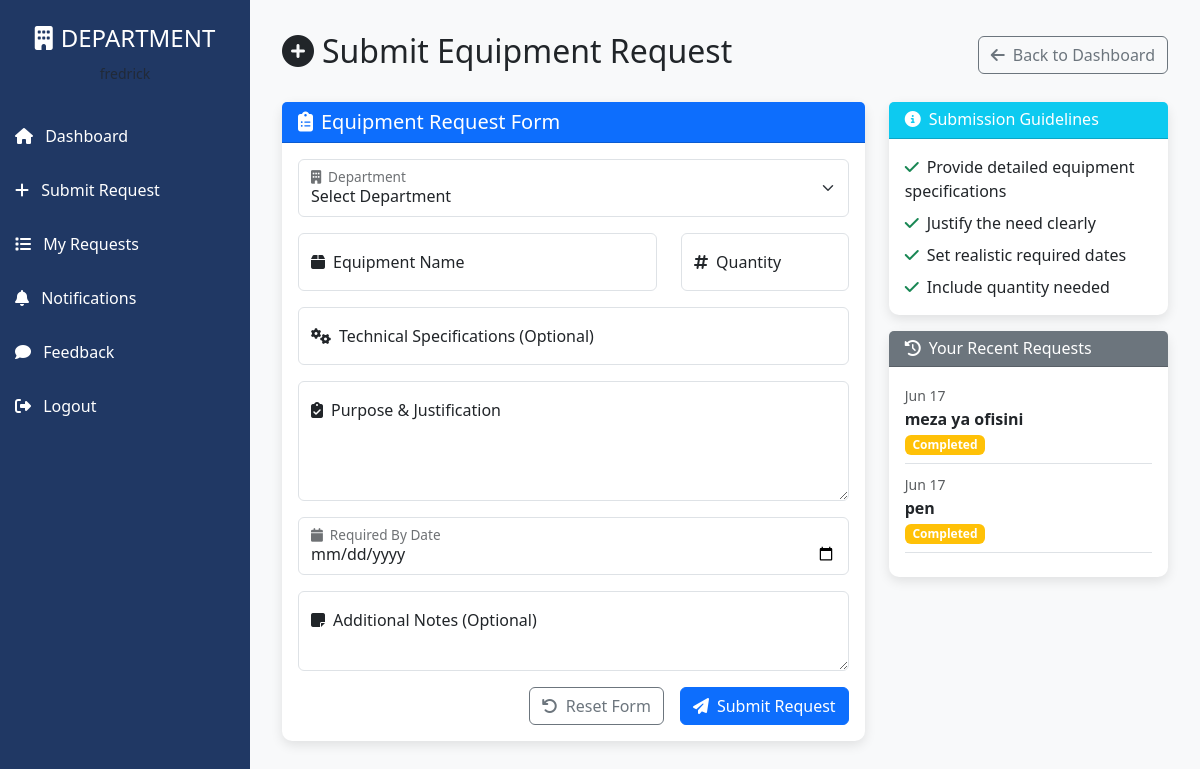
Before: /department/submit/ (signed in) with the older database file.
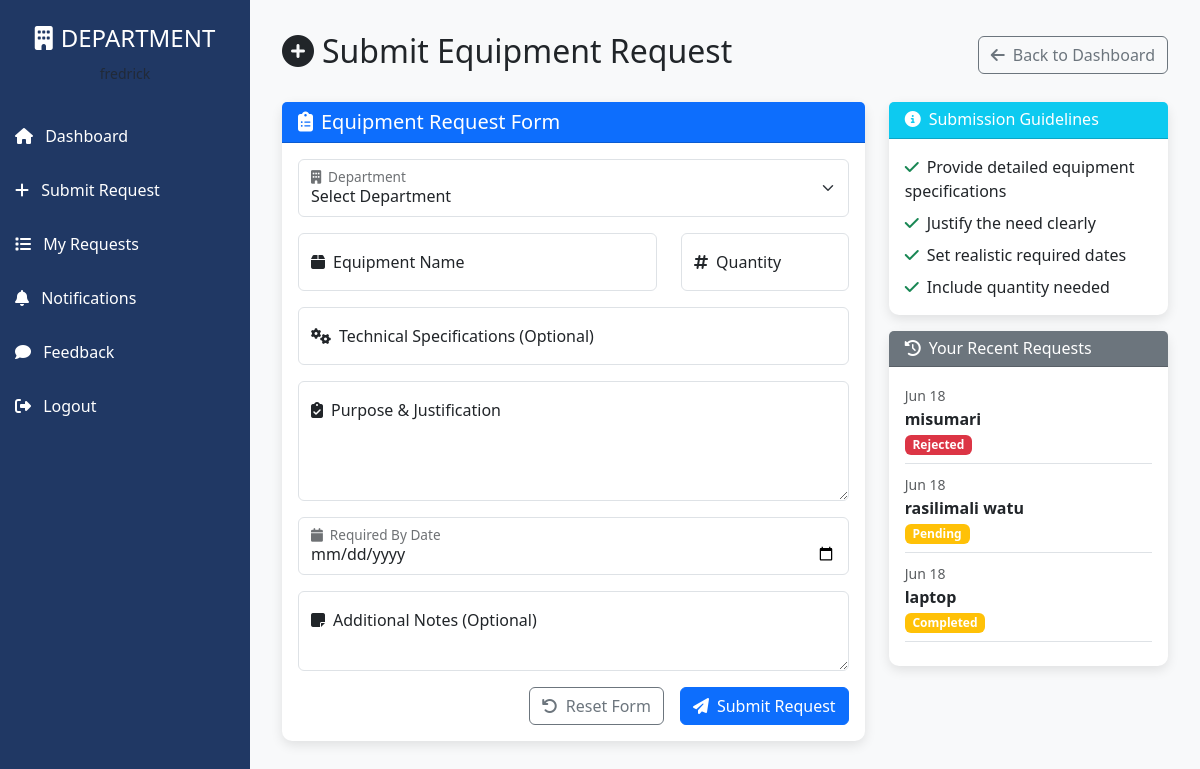
After: the same page with the newer database file.
### orders/models.py (models this page shows, shortened)
class DepartmentRequest(models.Model):
    STATUS_CHOICES = [
        ('pending', 'Pending'),
        ('forwarded', 'Forwarded to CO'),
        ('approved', 'Approved'),
        ('rejected', 'Rejected'),
        ('completed', 'Completed'),
    ]
    request_number = models.CharField(max_length=20, unique=True, blank=True)
    department = models.ForeignKey(Department, on_delete=models.CASCADE)
    equipment = models.CharField(max_length=200)
    quantity = models.PositiveIntegerField()
    purpose = models.TextField()
    specifications = models.TextField(blank=True)
    required_date = models.DateField(null=True, blank=True)
    additional_notes = models.TextField(blank=True)
    date_submitted = models.DateTimeField(auto_now_add=True)
    date_updated = models.DateTimeField(auto_now=True)
    status = models.CharField(max_length=20, choices=STATUS_CHOICES, default='pending')
    submitted_by = models.ForeignKey(User, on_delete=models.CASCADE, related_name='requests')
    class Meta:
        ordering = ['-date_submitted']

### orders/views.py (the view, shortened to what this page needs)
# urls.py: path('department/submit/', views.submit_request, name='submit_request'),
@login_required
@user_passes_test(is_department_user)
def submit_request(request):
    try:
        departments = Department.objects.all()
        recent_requests = DepartmentRequest.objects.filter(submitted_by=request.user).order_by('-date_submitted')[:5]
        print(f"Available departments: {[dept.name for dept in departments]}")
        print(f"Recent requests count: {recent_requests.count()}")
        context = {
            'departments': departments,
            'recent_requests': recent_requests
        }
        return render(request, 'submit_request.html', context)
    except Exception as e:
        print(f"Error loading form data: {e}")
        messages.error(request, 'Error loading form data.')
        return render(request, 'submit_request.html', {'departments': [], 'recent_requests': []})

### orders/views.py (called while the page is built)
def is_department_user(user):
    return user.groups.filter(name='department').exists()

### orders/templates/submit_request.html (shortened to what this page needs)
<!DOCTYPE html>
<html lang="en">
<head>
    <link href="https://cdn.jsdelivr.net/npm/bootstrap@5.3.3/dist/css/bootstrap.min.css" rel="stylesheet">
    <link rel="stylesheet" href="https://cdnjs.cloudflare.com/ajax/libs/font-awesome/6.4.0/css/all.min.css">
</head>
<body>
    <div class="sidebar">
        <div class="text-center py-4">
            <h4><i class="fas fa-building me-2"></i>DEPARTMENT</h4>
            <small class="text-muted">{{ user.get_full_name|default:user.username }}</small>
        </div>
        <a href="{% url 'department_dashboard' %}"><i class="fas fa-home me-2"></i> Dashboard</a>
        <a href="{% url 'submit_request' %}" class="active"><i class="fas fa-plus me-2"></i> Submit Request</a>
        <a href="{% url 'department_dashboard' %}#requests-status"><i class="fas fa-list me-2"></i> My Requests</a>
        <a href="#notifications">
            <i class="fas fa-bell me-2"></i> Notifications
          </a>
          <a href="#feedback"><i class="fas fa-comment me-2"></i> Feedback</a>
        <a href="{% url 'logout' %}"><i class="fas fa-sign-out-alt me-2"></i> Logout</a>
    </div>
    <div class="content">
        <div class="d-flex justify-content-between align-items-center mb-4">
            <h2><i class="fas fa-plus-circle me-2"></i>Submit Equipment Request</h2>
            <a href="{% url 'department_dashboard' %}" class="btn btn-outline-secondary">
                <i class="fas fa-arrow-left me-2"></i>Back to Dashboard
            </a>
        </div>
        <div class="row">
            <div class="col-md-8">
                <div class="card">
                    <div class="card-header bg-primary text-white">
                        <h5 class="mb-0"><i class="fas fa-clipboard-list me-2"></i>Equipment Request Form</h5>
                    </div>
                    <div class="card-body">
                        <form method="POST" action="{% url 'submit_request' %}" id="requestForm">
                            <div class="form-floating">
                                <select name="department" class="form-select" id="department" required>
                                    <option value="">Select Department</option>
                                </select>
                                <label for="department">Department</label>
                            </div>
                            <div class="row">
                                <div class="col-md-8">
                                    <div class="form-floating">
                                        <input type="text" name="equipment" class="form-control" id="equipment" placeholder="Equipment Name" required>
                                        <label for="equipment">Equipment Name</label>
                                    </div>
                                </div>
                                <div class="col-md-4">
                                    <div class="form-floating">
                                        <input type="number" name="quantity" class="form-control" id="quantity" placeholder="Quantity" min="1" required>
                                        <label for="quantity">Quantity</label>
                                    </div>
                                </div>
                            </div>
                            <div class="form-floating">
                                <input type="text" name="specifications" class="form-control" id="specifications" placeholder="Technical Specifications">
                                <label for="specifications">Technical Specifications (Optional)</label>
                            </div>
                            <div class="form-floating">
                                <textarea name="purpose" class="form-control" id="purpose" placeholder="Purpose" style="height: 120px" required></textarea>
                                <label for="purpose">Purpose & Justification</label>
                            </div>
                            <div class="form-floating">
                                <input type="date" name="required_date" class="form-control" id="required_date">
                                <label for="required_date">Required By Date</label>
                            </div>
                            <div class="form-floating">
                                <textarea name="additional_notes" class="form-control" id="additional_notes" placeholder="Additional Notes" style="height: 80px"></textarea>
                                <label for="additional_notes">Additional Notes (Optional)</label>
                            </div>
                            <div class="d-grid gap-2 d-md-flex justify-content-md-end">
                                <button type="button" class="btn btn-outline-secondary me-md-2" onclick="resetForm()">
                                    <i class="fas fa-undo me-2"></i>Reset Form
                                </button>
                                <button type="submit" class="btn btn-primary">
                                    <i class="fas fa-paper-plane me-2"></i>Submit Request
                                </button>
                            </div>
                        </form>
                    </div>
                </div>
            </div>
            <div class="col-md-4">
                <div class="card mb-3">
                    <div class="card-header bg-info text-white">
                        <h6 class="mb-0"><i class="fas fa-info-circle me-2"></i>Submission Guidelines</h6>
                    </div>
                    <div class="card-body">
                        <ul class="list-unstyled mb-0">
                            <li class="mb-2"><i class="fas fa-check text-success me-2"></i>Provide detailed equipment specifications</li>
                            <li class="mb-2"><i class="fas fa-check text-success me-2"></i>Justify the need clearly</li>
                            <li class="mb-2"><i class="fas fa-check text-success me-2"></i>Set realistic required dates</li>
                            <li class="mb-0"><i class="fas fa-check text-success me-2"></i>Include quantity needed</li>
                        </ul>
                    </div>
                </div>
                <div class="card">
                    <div class="card-header bg-secondary text-white">
                        <h6 class="mb-0"><i class="fas fa-history me-2"></i>Your Recent Requests</h6>
                    </div>
                    <div class="card-body">
                        {% if recent_requests %}
                            {% for req in recent_requests %}
                                <div class="border-bottom pb-2 mb-2">
                                    <small class="text-muted">{{ req.date_submitted|date:"M d" }}</small><br>
                                    <strong>{{ req.equipment }}</strong><br>
                                    <span class="badge bg-{% if req.status == 'approved' %}success{% elif req.status == 'rejected' %}danger{% elif req.status == 'forwarded' %}info{% else %}warning{% endif %} badge-sm">
                                        {{ req.get_status_display }}
                                    </span>
                                </div>
                            {% endfor %}
                        {% else %}
                            <p class="text-muted mb-0">No recent requests</p>
                        {% endif %}
                    </div>
                </div>
            </div>
        </div>
    </div>
</body>
</html>

### orders/templates/submit_request.html (style rules this page uses)
body { background-color: #f8f9fa; }
.sidebar { background-color: #203864; height: 100vh; color: white; position: fixed; width: 250px; }
.sidebar a { color: white; display: block; padding: 15px; text-decoration: none; transition: all 0.3s; }
.content { padding: 2rem; margin-left: 250px; }
.card { border: none; border-radius: 10px; box-shadow: 0 4px 12px rgba(0, 0, 0, 0.1); }
.form-floating { margin-bottom: 1rem; }

Changed rows visible on the page:
removed DepartmentRequest: date_submitted "Jun 17", equipment "meza ya ofisini", status "Completed"
added DepartmentRequest: date_submitted "Jun 18", equipment "misumari", status "Rejected"
added DepartmentRequest: date_submitted "Jun 18", equipment "rasilimali watu", status "Pending"
changed DepartmentRequest "Completed": date_submitted "Jun 17" → "Jun 18"; equipment "pen" → "laptop"
